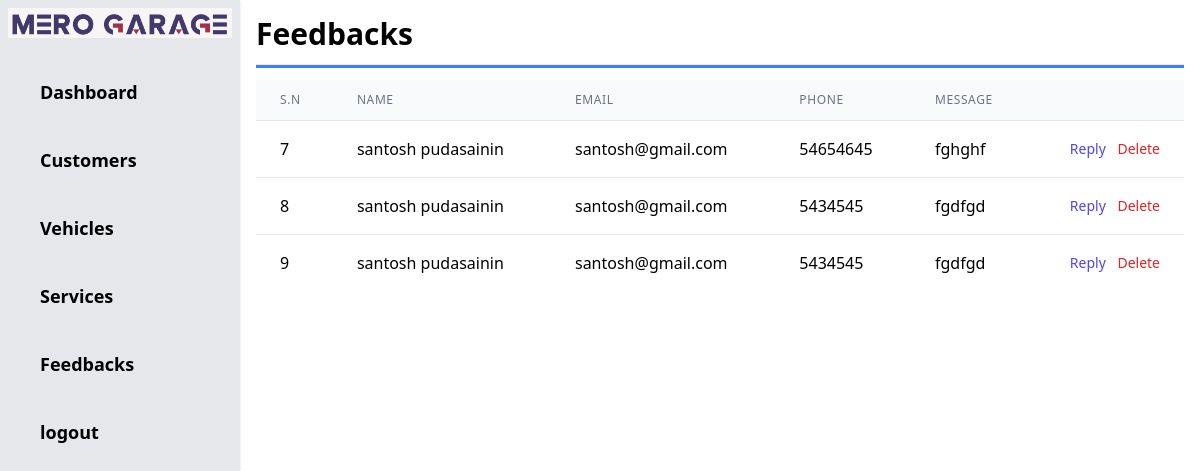
Screenshot of /admin/contact.php (signed in) with the database file from the repository.
### tables this page shows
CREATE TABLE `feedback` (
  `cntid` int(11) NOT NULL,
  `cntname` varchar(50) NOT NULL,
  `cntemail` varchar(50) NOT NULL,
  `cntphone` varchar(20) NOT NULL,
  `cntmessage` varchar(500) NOT NULL
);

### admin/contact.php (the view, shortened to what this page needs)
<?php include 'header.php'; ?>
<?php
    $qry = "SELECT * FROM feedback ORDER BY cntid ASC";
    include '../includes/dbconnection.php';
    $result = mysqli_query($conn, $qry);
?>
<h1 class="text-3xl font-bold">Feedbacks</h1>
    <hr class="my-3 h-1 bg-blue-500">
        <div class="">
            <table class="min-w-full divide-y divide-gray-200">
                <thead class="bg-gray-50">
                    <tr>
                        <th scope="col"
                            class="px-6 py-3 text-left text-xs font-medium text-gray-500 uppercase tracking-wider">
                            S.N</th>
                        <th scope="col"
                            class="px-6 py-3 text-left text-xs font-medium text-gray-500 uppercase tracking-wider">
                            Name</th>
                        <th scope="col"
                            class="px-6 py-3 text-left text-xs font-medium text-gray-500 uppercase tracking-wider">
                            Email</th>
                        <th scope="col"
                            class="px-6 py-3 text-left text-xs font-medium text-gray-500 uppercase tracking-wider">
                            Phone</th>
                        <th scope="col"
                            class="px-6 py-3 text-left text-xs font-medium text-gray-500 uppercase tracking-wider">
                            Message</th>
                        <th scope="col" class="relative px-6 py-3">
                        </th>
                    </tr>
                </thead>
                <tbody class="bg-white divide-y divide-gray-200">
                    <?php while($row = mysqli_fetch_assoc($result)){  ?>
                    <tr>
                        <td class="px-6 py-4 whitespace-nowrap"><?php echo $row['cntid'];?></td>
                        <td class="px-6 py-4 whitespace-nowrap"><?php echo $row['cntname'];?></td>
                        <td class="px-6 py-4 whitespace-nowrap"><?php echo $row['cntemail'];?></td>
                        <td class="px-6 py-4 whitespace-nowrap"><?php echo $row['cntphone'];?></td>
                        <td class="px-6 py-4 whitespace-nowrap"><?php echo $row['cntmessage'];?></td>
                        <td class="px-6 py-4 whitespace-nowrap text-right text-sm font-medium">
                            <a href="https://mail.google.com/mail/u/0/#inbox?compose=new" class="text-indigo-600 hover:text-indigo-900 mr-2" >Reply</a>
                            <a href="contact.php?cntid=<?php echo $row['cntid'];?>" class="text-red-600 hover:text-red-900" onclick="return confirm('Are you sure to delete?')">Delete</a>
                        </td>
                    </tr>
                    <?php } ?>
                </tbody>
            </table>
        </div>

### rows the page displays
feedback: cntid "7", cntname "santosh pudasainin", cntemail "santosh@gmail.com", cntphone "54654645", cntmessage "fghghf"
feedback: cntid "8", cntname "santosh pudasainin", cntemail "santosh@gmail.com", cntphone "5434545", cntmessage "fgdfgd"
feedback: cntid "9", cntname "santosh pudasainin", cntemail "santosh@gmail.com", cntphone "5434545", cntmessage "fgdfgd"
